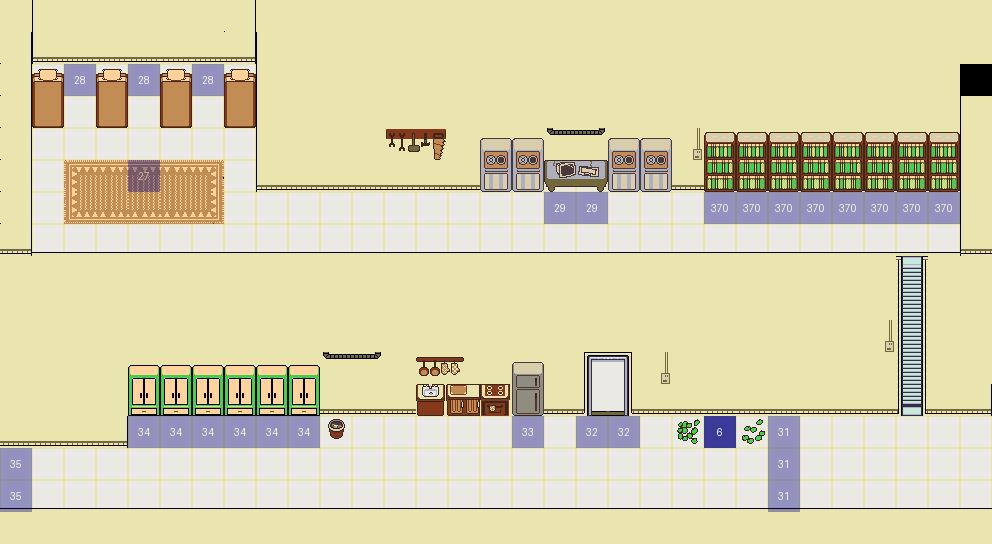

Tiled map render using the project's own tile images. Description and the whole map definition, tile-layer contents included, below:
An orthogonal 31x17 tile map with 32x32 px tiles, 5 tile layers (decor, colliders, metadata, characters, ...), 2 tilesets.

<map version="1.10" tiledversion="1.11.2" orientation="orthogonal" renderorder="right-down" width="31" height="17" tilewidth="32" tileheight="32" infinite="0" nextlayerid="6" nextobjectid="1">
 <tileset firstgid="1" source="../tilesets/lab01.tsx" />
 <tileset firstgid="65" source="../tilesets/blue-labels.tsx" />
 <layer id="1" name="decor" width="31" height="17">
  <data encoding="csv">
0,41,1,1,1,1,1,40,1,1,1,1,1,1,1,1,1,1,1,1,1,1,1,1,1,1,1,1,1,1,1,
0,0,0,0,0,0,0,0,0,1,1,1,1,1,1,1,1,1,1,1,1,1,1,1,1,1,1,1,1,1,1,
0,0,5,0,5,0,5,0,0,1,1,1,1,1,1,1,1,1,1,1,1,1,1,1,1,1,1,1,1,1,0,
0,0,5,0,5,0,5,0,0,1,1,1,1,1,1,1,1,1,1,1,1,1,1,1,1,1,1,1,1,1,41,
0,5,5,5,5,5,5,5,0,1,1,1,12,13,1,28,28,26,27,28,28,19,10,10,10,10,10,10,10,10,41,
0,5,34,36,36,36,38,5,0,0,0,0,0,0,0,0,0,0,0,0,0,0,0,0,0,0,0,0,0,0,0,
0,5,35,37,37,37,39,5,5,5,5,5,5,5,5,5,5,5,5,5,5,5,5,5,5,5,5,5,5,5,0,
0,6,6,6,6,6,6,6,6,6,6,6,6,6,6,6,6,6,6,6,6,6,6,6,6,6,6,6,6,6,0,
0,0,0,0,0,0,0,0,0,0,0,0,0,0,0,0,0,0,0,0,0,0,0,0,0,0,0,0,9,0,0,
1,1,1,1,1,1,1,1,1,1,1,1,1,1,1,1,1,1,1,1,1,1,1,1,1,1,1,0,8,0,40,
1,1,1,1,1,1,1,1,1,1,1,1,1,1,1,1,1,1,1,1,1,1,1,1,1,1,1,0,8,0,40,
1,1,1,40,14,14,14,14,14,14,26,27,1,45,46,1,17,1,22,24,19,1,1,1,1,1,1,0,8,0,40,
1,1,1,0,0,0,0,0,0,0,0,0,0,0,0,0,0,0,0,0,0,0,0,0,0,0,0,0,7,0,0,
0,0,0,0,5,5,5,5,5,5,16,5,5,5,5,5,5,5,5,5,5,47,5,48,5,5,5,5,5,5,5,
5,5,5,5,5,5,5,5,5,5,5,5,5,5,5,5,5,5,5,5,5,5,5,5,5,5,5,5,5,5,5,
6,6,6,6,6,6,6,6,6,6,6,6,6,6,6,6,6,6,6,6,6,6,6,6,6,6,6,6,6,6,6,
0,0,0,0,0,0,0,0,0,0,0,0,0,0,0,0,0,0,0,0,0,0,0,0,0,0,0,0,0,0,0
</data>
 </layer>
 <layer id="2" name="colliders" width="31" height="17">
  <data encoding="csv">
1,0,0,0,0,0,0,0,0,0,0,0,0,0,0,0,0,0,0,0,0,0,0,0,0,0,0,0,0,0,0,
40,3,4,4,4,4,4,2,41,0,0,0,0,0,0,0,0,0,0,0,0,0,0,0,0,0,0,0,0,0,0,
40,32,0,32,0,32,0,32,41,0,0,0,0,0,0,0,0,0,0,0,0,0,0,0,0,0,0,0,0,0,0,
40,33,0,33,0,33,0,33,41,0,0,0,0,0,0,0,0,0,0,0,0,0,0,0,0,0,0,0,0,0,0,
40,0,0,0,0,0,0,0,41,0,0,0,0,0,0,0,0,0,0,0,0,0,0,0,0,0,0,0,0,0,0,
40,0,0,0,0,0,0,0,3,4,4,4,4,4,4,29,29,31,30,29,29,4,11,11,11,11,11,11,11,11,41,
40,0,0,0,0,0,0,0,0,0,0,0,0,0,0,0,0,0,0,0,0,0,0,0,0,0,0,0,0,0,41,
2,0,0,0,0,0,0,0,0,0,0,0,0,0,0,0,0,0,0,0,0,0,0,0,0,0,0,0,0,0,3,
1,1,1,1,1,1,1,1,1,1,1,1,1,1,1,1,1,1,1,1,1,1,1,1,1,1,1,1,0,1,1,
0,0,0,0,0,0,0,0,0,0,0,0,0,0,0,0,0,0,0,0,0,0,0,0,0,0,0,1,0,1,1,
0,0,0,0,0,0,0,0,0,0,0,0,0,0,0,0,0,0,0,0,0,0,0,0,0,0,0,19,0,1,1,
0,0,0,1,0,0,0,0,0,0,0,0,0,0,0,0,0,0,0,0,0,0,0,0,0,0,0,1,0,1,1,
0,0,0,1,15,15,15,15,15,15,4,4,4,42,43,44,18,4,23,25,4,4,4,4,4,4,4,4,0,4,2,
4,4,4,2,0,0,0,0,0,0,0,0,0,0,0,0,0,0,0,0,0,0,0,0,0,0,0,0,0,0,0,
0,0,0,0,0,0,0,0,0,0,0,0,0,0,0,0,0,0,0,0,0,0,0,0,0,0,0,0,0,0,0,
0,0,0,0,0,0,0,0,0,0,0,0,0,0,0,0,0,0,0,0,0,0,0,0,0,0,0,0,0,0,0,
1,1,1,1,1,1,1,1,1,1,1,1,1,1,1,1,1,1,1,1,1,1,1,1,1,1,1,1,1,1,1
</data>
 </layer>
 <layer id="5" name="metadata" width="31" height="17">
  <data encoding="csv">
0,0,0,0,0,0,0,0,0,0,0,0,0,0,0,0,0,0,0,0,0,0,0,0,0,0,0,0,0,0,0,
0,0,0,0,0,0,0,0,0,0,0,0,0,0,0,0,0,0,0,0,0,0,0,0,0,0,0,0,0,0,0,
0,0,0,0,0,0,0,0,0,0,0,0,0,0,0,0,0,0,0,0,0,0,0,0,0,0,0,0,0,0,0,
0,0,0,0,0,0,0,0,0,0,0,0,0,0,0,0,0,0,0,0,0,0,0,0,0,0,0,0,0,0,0,
0,0,0,0,0,0,0,0,0,0,0,0,0,0,0,0,0,0,0,0,0,0,0,0,0,0,0,0,0,0,0,
0,0,0,0,0,0,0,0,0,0,0,0,0,0,0,0,0,0,0,0,0,0,0,0,0,0,0,0,0,0,0,
0,0,0,0,0,0,0,0,0,0,0,0,0,0,0,0,0,0,0,0,0,0,0,0,0,0,0,0,0,0,0,
0,0,0,0,0,0,0,0,0,0,0,0,0,0,0,0,0,0,0,0,0,0,0,0,0,0,0,0,0,0,0,
0,0,0,0,0,0,0,0,0,0,0,0,0,0,0,0,0,0,0,0,0,0,0,0,0,0,0,0,0,0,0,
0,0,0,0,0,0,0,0,0,0,0,0,0,0,0,0,0,0,0,0,0,0,0,0,0,0,0,0,0,0,0,
0,0,0,0,0,0,0,0,0,0,0,0,0,0,0,0,0,0,0,0,0,0,0,0,0,0,0,0,0,0,0,
0,0,0,0,0,0,0,0,0,0,0,0,0,0,0,0,0,0,0,0,0,0,0,0,0,0,0,0,0,0,0,
0,0,0,0,0,0,0,0,0,0,0,0,0,0,0,0,0,0,0,0,0,0,0,0,0,0,0,0,0,0,0,
0,0,0,0,0,0,0,0,0,0,0,0,0,0,0,0,0,0,0,0,0,0,0,0,0,0,0,0,0,0,0,
0,0,0,0,0,0,0,0,0,0,0,0,0,0,0,0,0,0,0,0,0,0,0,0,0,0,0,0,0,0,0,
0,0,0,0,0,0,0,0,0,0,0,0,0,0,0,0,0,0,0,0,0,0,0,0,0,0,0,0,0,0,0,
0,0,0,0,0,0,0,0,0,0,0,0,0,0,0,0,0,0,0,0,0,0,0,0,0,0,0,0,0,0,0
</data>
 </layer>
 <layer id="3" name="characters" width="31" height="17" opacity="0.75">
  <data encoding="csv">
0,0,0,0,0,0,0,0,0,0,0,0,0,0,0,0,0,0,0,0,0,0,0,0,0,0,0,0,0,0,0,
0,0,0,0,0,0,0,0,0,0,0,0,0,0,0,0,0,0,0,0,0,0,0,0,0,0,0,0,0,0,0,
0,0,0,0,0,0,0,0,0,0,0,0,0,0,0,0,0,0,0,0,0,0,0,0,0,0,0,0,0,0,0,
0,0,0,0,0,0,0,0,0,0,0,0,0,0,0,0,0,0,0,0,0,0,0,0,0,0,0,0,0,0,0,
0,0,0,0,0,0,0,0,0,0,0,0,0,0,0,0,0,0,0,0,0,0,0,0,0,0,0,0,0,0,0,
0,0,0,0,0,0,0,0,0,0,0,0,0,0,0,0,0,0,0,0,0,0,0,0,0,0,0,0,0,0,0,
0,0,0,0,0,0,0,0,0,0,0,0,0,0,0,0,0,0,0,0,0,0,0,0,0,0,0,0,0,0,0,
0,0,0,0,0,0,0,0,0,0,0,0,0,0,0,0,0,0,0,0,0,0,0,0,0,0,0,0,0,0,0,
0,0,0,0,0,0,0,0,0,0,0,0,0,0,0,0,0,0,0,0,0,0,0,0,0,0,0,0,0,0,0,
0,0,0,0,0,0,0,0,0,0,0,0,0,0,0,0,0,0,0,0,0,0,0,0,0,0,0,0,0,0,0,
0,0,0,0,0,0,0,0,0,0,0,0,0,0,0,0,0,0,0,0,0,0,0,0,0,0,0,0,0,0,0,
0,0,0,0,0,0,0,0,0,0,0,0,0,0,0,0,0,0,0,0,0,0,0,0,0,0,0,0,0,0,0,
0,0,0,0,0,0,0,0,0,0,0,0,0,0,0,0,0,0,0,0,0,0,0,0,0,0,0,0,0,0,0,
0,0,0,0,0,0,0,0,0,0,0,0,0,0,0,0,0,0,0,0,0,0,70,0,0,0,0,0,0,0,0,
0,0,0,0,0,0,0,0,0,0,0,0,0,0,0,0,0,0,0,0,0,0,0,0,0,0,0,0,0,0,0,
0,0,0,0,0,0,0,0,0,0,0,0,0,0,0,0,0,0,0,0,0,0,0,0,0,0,0,0,0,0,0,
0,0,0,0,0,0,0,0,0,0,0,0,0,0,0,0,0,0,0,0,0,0,0,0,0,0,0,0,0,0,0
</data>
 </layer>
 <layer id="4" name="actions" width="31" height="17" opacity="0.38">
  <data encoding="csv">
0,0,0,0,0,0,0,0,0,0,0,0,0,0,0,0,0,0,0,0,0,0,0,0,0,0,0,0,0,0,0,
0,0,0,0,0,0,0,0,0,0,0,0,0,0,0,0,0,0,0,0,0,0,0,0,0,0,0,0,0,0,0,
0,0,92,0,92,0,92,0,0,0,0,0,0,0,0,0,0,0,0,0,0,0,0,0,0,0,0,0,0,0,0,
0,0,0,0,0,0,0,0,0,0,0,0,0,0,0,0,0,0,0,0,0,0,0,0,0,0,0,0,0,0,0,
0,0,0,0,0,0,0,0,0,0,0,0,0,0,0,0,0,0,0,0,0,0,0,0,0,0,0,0,0,0,0,
0,0,0,0,91,0,0,0,0,0,0,0,0,0,0,0,0,0,0,0,0,0,0,0,0,0,0,0,0,0,0,
0,0,0,0,0,0,0,0,0,0,0,0,0,0,0,0,0,93,93,0,0,0,434,434,434,434,434,434,434,434,0,
0,0,0,0,0,0,0,0,0,0,0,0,0,0,0,0,0,0,0,0,0,0,0,0,0,0,0,0,0,0,0,
0,0,0,0,0,0,0,0,0,0,0,0,0,0,0,0,0,0,0,0,0,0,0,0,0,0,0,0,0,0,0,
0,0,0,0,0,0,0,0,0,0,0,0,0,0,0,0,0,0,0,0,0,0,0,0,0,0,0,0,0,0,0,
0,0,0,0,0,0,0,0,0,0,0,0,0,0,0,0,0,0,0,0,0,0,0,0,0,0,0,0,0,0,0,
0,0,0,0,0,0,0,0,0,0,0,0,0,0,0,0,0,0,0,0,0,0,0,0,0,0,0,0,0,0,0,
0,0,0,0,0,0,0,0,0,0,0,0,0,0,0,0,0,0,0,0,0,0,0,0,0,0,0,0,0,0,0,
0,0,0,0,98,98,98,98,98,98,0,0,0,0,0,0,97,0,96,96,0,0,0,0,95,0,0,0,0,0,0,
99,0,0,0,0,0,0,0,0,0,0,0,0,0,0,0,0,0,0,0,0,0,0,0,95,0,0,0,0,0,0,
99,0,0,0,0,0,0,0,0,0,0,0,0,0,0,0,0,0,0,0,0,0,0,0,95,0,0,0,0,0,0,
0,0,0,0,0,0,0,0,0,0,0,0,0,0,0,0,0,0,0,0,0,0,0,0,0,0,0,0,0,0,0
</data>
 </layer>
</map>
